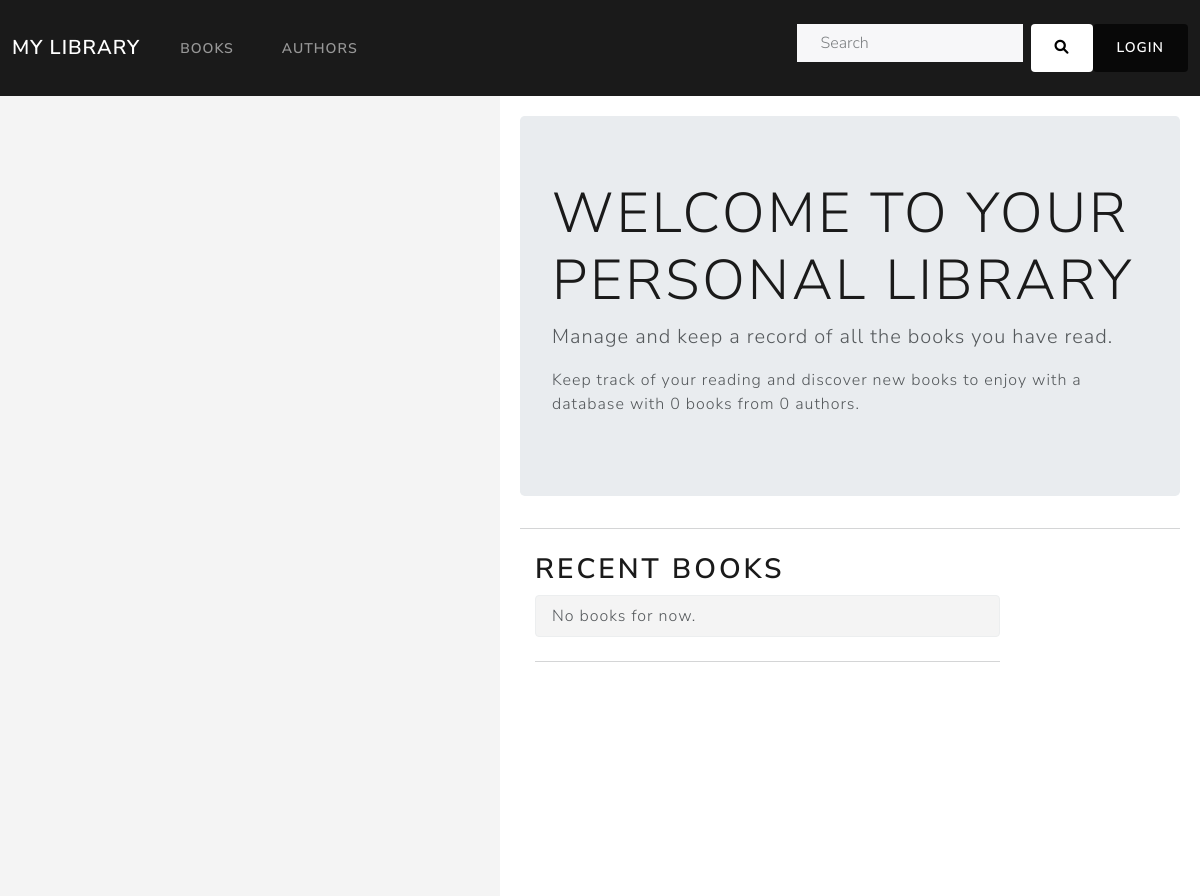
Page /book_catalog/ on the earlier database version.
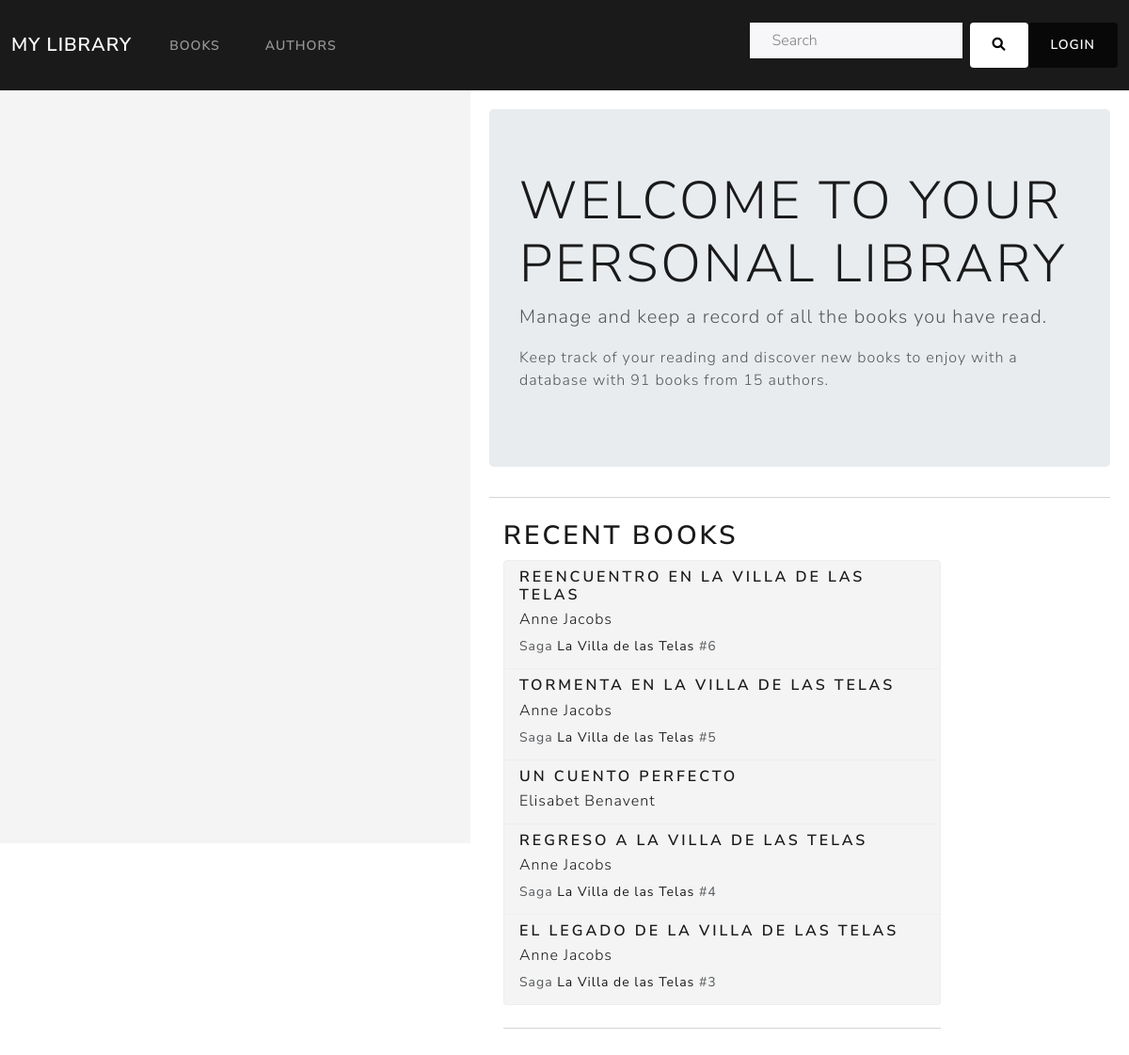
Same page on the later database version.
### book_catalog/models.py (models this page shows, shortened)
class Book(models.Model):
    title = models.CharField(max_length=200,)
    saga = models.ForeignKey('BookSaga', on_delete=models.CASCADE, null=True, blank=True)
    saga_volume = models.IntegerField(null=True, blank=True)
    author = models.ForeignKey('Author', on_delete=models.CASCADE, null=False)
    publish_date = models.DateField(null=True, blank=True)
    summary = models.TextField(max_length=1000, null=True, blank=True)
    isbn = models.CharField(max_length=13, help_text='13 Character <a href="https://www.isbn-international.org/content/what-isbn">ISBN number</a>', null=True, blank=True)
    genre = models.ManyToManyField(Genre, )
    language = models.ForeignKey('Language', on_delete=models.SET_NULL, null=True, blank=True)
    cover_image = models.ImageField(upload_to='covers/', null=True, blank=True)
    class Meta:
        ordering = ['title', 'author']
        unique_together = ('title', 'author')
        constraints = [
            models.UniqueConstraint(fields=['saga', 'saga_volume'], name='unique_volume_in_saga')
        ]
    def get_absolute_url(self):
        return reverse('book-detail', args=[str(self.id)])

class Author(models.Model):
    first_name = models.CharField(max_length=100)
    last_name = models.CharField(max_length=100)
    year_of_birth = models.IntegerField(null = True, blank = True)
    year_of_death = models.IntegerField(null = True, blank = True)
    photo = models.ImageField(upload_to='authors/', null=True, blank=True)
    social_media = models.URLField(max_length=200, null=True, blank=True)
    biography = models.TextField(max_length=1000, null=True, blank=True)
    class Meta:
        ordering = ['last_name', 'first_name']
    def get_absolute_url(self):
        return reverse('author-detail', args=[str(self.id)])
    def __str__(self):
        return f'{self.first_name} {self.last_name}'

class BookSaga(models.Model):
    name = models.CharField(max_length=200,)
    author = models.ForeignKey(Author, on_delete=models.CASCADE, related_name='saga', null = False)
    description = models.TextField(max_length=1000, null=True, blank=True)
    def get_absolute_url(self):
        return reverse('saga-detail', args=[str(self.id)])
    class Meta:
        unique_together = ('name', 'author')

### book_catalog/views.py (the view, shortened to what this page needs)
# urls.py: path('', views.index, name='index'),
def index(request):
    recent_books = Book.objects.all().order_by('-publish_date')[:5]
    total_books = Book.objects.all().count()
    total_authors=Author.objects.count()
    context = {
        'recent_books': recent_books,
        'total_books': total_books,
        'total_authors': total_authors,
    }
    return render(request, 'index_book.html', context = context,)

### templates/index_book.html (shortened to what this page needs)
{% extends 'base_generic.html' %}
{% block content %}
<div style="display: flex;">
  <div class="sidebar">
  </div>
  <div style="flex-grow: 1; padding: 20px;">
    <div class="jumbotron">
      <h1 class="display-4">Welcome to Your Personal Library</h1>
      <p class="lead">Manage and keep a record of all the books you have read.</p>
      <p>Keep track of your reading and discover new books to enjoy with a database with {{ total_books }} books from {{ total_authors }} authors.</p>
    </div>
    <hr class="my-4">
    <div class="col-md-9">
      <h2>Recent books</h2>
      <ul class="list-group">
        {% for book in recent_books %}
          <li class="list-group-item" style="background-color: #f4f4f4;">
            <h5 class="mb-1">
              <a class="no-underline"href="{{ book.get_absolute_url }}">{{ book.title }}</a>
            </h5>
            <p class="mb-1 ">
              <a class="no-underline" href="{{ book.author.get_absolute_url }}">{{ book.author }}</a>
            </p>
            {% if book.saga %}
            <p class="mb-1">
              <small>
                Saga
                <a class="no-underline" href="{{ book.saga.get_absolute_url }}">
                  {{ book.saga.name }}
                </a>
                #{{ book.saga_volume }}
              </small>
            </p>
            {% endif %}
          </li>
        {% empty %}
          <li class="list-group-item" style="background-color: #f4f4f4;">
            No books for now.
          </li>
        {% endfor %}
      </ul>
      <hr class="my-4">
    </div>
</div>
{% endblock %}

### templates/base_generic.html (shortened to what this page needs)
<!DOCTYPE html>
<html lang="en">
<head>
  {% load static %}
  <link rel="stylesheet" href="https://stackpath.bootstrapcdn.com/bootstrap/4.5.2/css/bootstrap.min.css">
  <link rel="stylesheet" type="text/css" href="https://cdn.datatables.net/1.10.21/css/jquery.dataTables.css">
  <link rel="stylesheet" href="https://cdnjs.cloudflare.com/ajax/libs/font-awesome/6.0.0-beta3/css/all.min.css">
  <link rel="stylesheet" href="https://cdn.jsdelivr.net/npm/select2@4.1.0-rc.0/dist/css/select2.min.css"/>
  <link href="{% static 'css/bootstrap_lux.css' %}" rel="stylesheet">
  <link href="{% static 'css/static.css' %}" rel="stylesheet">
</head>
<body>
  <header>
    <nav class="navbar navbar-expand-lg bg-primary" data-bs-theme="dark">
      <div class="container-fluid">
        <a class="navbar-brand" href="{% url 'index' %}">My Library</a>
        <div class="collapse navbar-collapse" id="navbarColor01">
          <ul class="navbar-nav me-auto">
            <li class="nav-item">
              <a class="nav-link" href="{% url 'books' %}">Books</a>
            </li>
            <li class="nav-item">
              <a class="nav-link" href="{% url 'authors' %}">Authors</a>
            </li>
          </ul>
          <form class="d-flex" method="get" action="{% url 'search' %}">
            <input class="form-control me-sm-2" type="search" name="query" placeholder="Search">
            <button class="btn btn-secondary my-2 my-sm-0" type="submit">
              <i class="fa fa-search"></i>
            </button>
          </form>
          {% if request.resolver_match.url_name != 'login' %}
            {% if user.is_authenticated %}
              <a href="{% url 'user_profile' %}" class="btn btn-primary logout-button">Profile</a>
              <a href="{% url 'logout' %}" class="btn btn-primary logout-button">Logout</a>
            {% else %}
              <a href="{% url 'login' %}" class="btn btn-primary login-button">Login</a>
            {% endif %}
          {% endif %}
        </div>
      </div>
    </nav>
  </header>
  <main>
    {% block content %}{% endblock %}
  </main>
</body>
</html>

### static/css/static.css (style rules this page uses)
.no-underline { text-decoration: none; }
.sidebar { flex: 0 0 500px; width: 600px; height: 100vh; overflow-y: auto; background-color: #f4f4f4; padding: 20px; }

Differences in the rows shown:
added Book: title "REENCUENTRO EN LA VILLA DE LAS TELAS", author "Anne Jacobs", saga.name "La Villa de las Telas", saga_volume "6"
added Book: title "TORMENTA EN LA VILLA DE LAS TELAS", author "Anne Jacobs", saga.name "La Villa de las Telas", saga_volume "5"
added Book: title "UN CUENTO PERFECTO", author "Elisabet Benavent"
added Book: title "REGRESO A LA VILLA DE LAS TELAS", author "Anne Jacobs", saga.name "La Villa de las Telas", saga_volume "4"
added Book: title "EL LEGADO DE LA VILLA DE LAS TELAS", author "Anne Jacobs", saga.name "La Villa de las Telas", saga_volume "3"
Other differences:
{{ total_books }}: "0" → "91"
{{ total_authors }}: "0" → "15"
text no longer shown: "No books for now."
